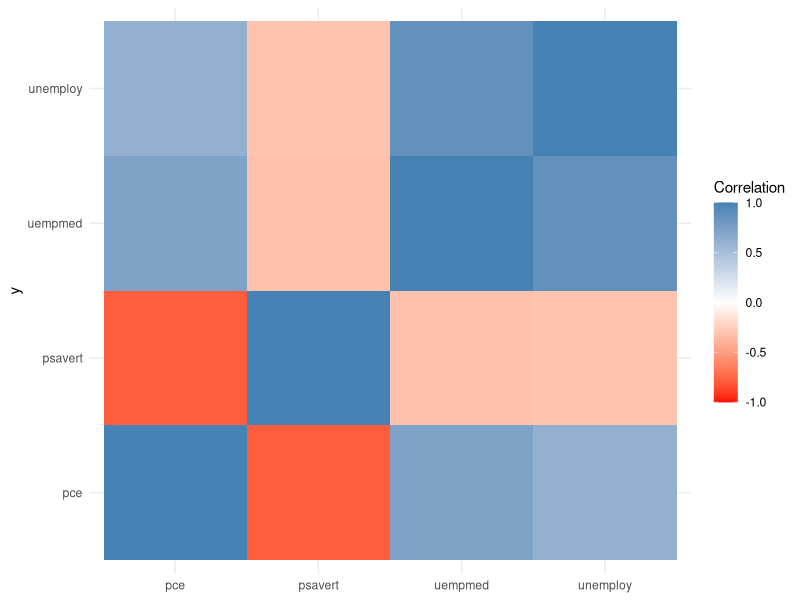

This figure's R source: (Note: this script raises an error after producing the figure.)
x <- sample(x=1:100, size=100, replace=TRUE)
x
mean(x)

y <- x
y[sample(x=1:100, size=20, replace=FALSE)] <- NA
mean(y)
mean(y, na.rm=TRUE)

grades <- c(95, 72, 87, 66)
weights <- c(1/2, 1/4, 1/8, 1/8)
mean(grades)
weighted.mean(x=grades, w=weights)

var(x)
mean(x)
sum((x - mean(x))^2) / (length(x) - 1)
sqrt(var(x))
sd(x)
sd(y)
sd(y, na.rm=TRUE)
sum(x)
min(x)
max(x)

summary(x)
summary(y)
quantile(x, probs=c(.25, .75))
quantile(x, probs=c(.1, .25, .75, .9))

require(ggplot2)
head(economics)
cor(economics$pce, economics$psavert)

cor(economics[, c(2,4:6)])
econCor <- cor(economics[, c(2,4:6)])
require(reshape2)
econMelt <- melt(econCor, varnames=c("x", "y"), value.name = "Correlation")
head(econMelt)
econMelt <- econMelt[order(econMelt$Correlation), ]

require(scales)
ggplot(econMelt, aes(x=x, y=y)) + 
  geom_tile(aes(fill=Correlation)) + 
  scale_fill_gradient2(low="red", mid="white", high="steelblue",
                       guide=guide_colorbar(ticks=FALSE, barheight = 10),
                       limits=c(-1, 1)) + 
  theme_minimal() + labs(x=NULL, NULL)

m <- c(9,9,NA, 3, NA, 5,8, 1, 10, 4)
n <- c(2, NA, 1, 6, 6, 4, 1, 1, 6, 7)
p <- c(8, 4, 3, 9, 10, NA, 3, NA, 9, 9)
q <- c(10, 10, 7, 8, 4, 2, 8, 5, 5, 2)
r <- c(1, 9, 7, 7, 5, 6, 2, 7, 9, 10)

theMat <- cbind(m, n, p, q, r)
theMat
cor(theMat)
cor(theMat, use="everything")
cor(theMat, use="all.obs")
cor(theMat, use="complete.obs")
cor(theMat, use="na.or.complete")
cor(theMat[c(1,4,7,10),])

cor(theMat, use="pairwise.complete.obs")
